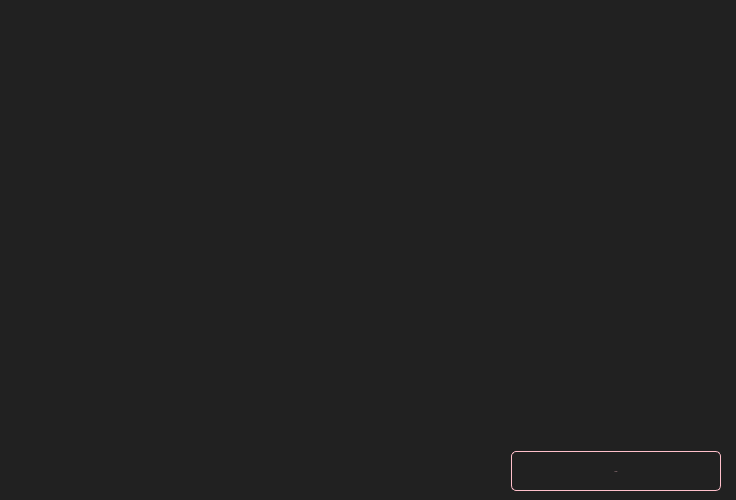
<?xml version="1.0" encoding="UTF-8"?>
<ui version="4.0">
 <class>DepositDetailsDialog</class>
 <widget class="QDialog" name="DepositDetailsDialog">
  <property name="geometry">
   <rect>
    <x>0</x>
    <y>0</y>
    <width>736</width>
    <height>500</height>
   </rect>
  </property>
  <property name="minimumSize">
   <size>
    <width>0</width>
    <height>500</height>
   </size>
  </property>
  <property name="windowTitle">
   <string>Deposit Details</string>
  </property>
  <property name="styleSheet">
   <string notr="true">background-color: #212121;
color: #ddd;
border: 0px;
</string>
  </property>
  <layout class="QVBoxLayout" name="verticalLayout">
   <property name="leftMargin">
    <number>15</number>
   </property>
   <property name="topMargin">
    <number>15</number>
   </property>
   <property name="rightMargin">
    <number>15</number>
   </property>
   <property name="bottomMargin">
    <number>9</number>
   </property>
   <item>
    <widget class="QTextBrowser" name="m_detailsBrowser">
     <property name="font">
      <font>
       <family>Poppins</family>
       <pointsize>-1</pointsize>
      </font>
     </property>
     <property name="styleSheet">
      <string notr="true">
color: #ddd;
border: 0px;
</string>
     </property>
    </widget>
   </item>
   <item>
    <layout class="QHBoxLayout" name="horizontalLayout">
     <item>
      <spacer name="horizontalSpacer">
       <property name="orientation">
        <enum>Qt::Horizontal</enum>
       </property>
       <property name="sizeHint" stdset="0">
        <size>
         <width>40</width>
         <height>20</height>
        </size>
       </property>
      </spacer>
     </item>
     <item>
      <widget class="QPushButton" name="m_okButton">
       <property name="minimumSize">
        <size>
         <width>210</width>
         <height>40</height>
        </size>
       </property>
       <property name="font">
        <font>
         <family>Poppins</family>
         <pointsize>-1</pointsize>
        </font>
       </property>
       <property name="styleSheet">
        <string notr="true">QPushButton#m_okButton
{
    color: pink; ;
    border: 1px solid pink;
    
    border-radius: 5px; 
}

QPushButton#m_okButton:hover
{
    color:#FFD700; ;
    border: 1px solid pink;
    
    border-radius: 5px;
    
}</string>
       </property>
       <property name="text">
        <string>CLOSE</string>
       </property>
      </widget>
     </item>
    </layout>
   </item>
  </layout>
 </widget>
 <resources/>
 <connections>
  <connection>
   <sender>m_okButton</sender>
   <signal>clicked()</signal>
   <receiver>DepositDetailsDialog</receiver>
   <slot>accept()</slot>
   <hints>
    <hint type="sourcelabel">
     <x>683</x>
     <y>333</y>
    </hint>
    <hint type="destinationlabel">
     <x>367</x>
     <y>178</y>
    </hint>
   </hints>
  </connection>
 </connections>
</ui>
